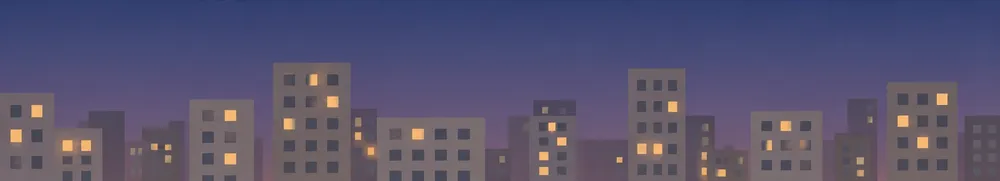
#> input picture web/r/apt_night.webp, 1000 x 181 px, shrunk from 2086 x 377 before the run
$ python map_windows.py ../web/r/apt_night.webp
#> lines starting #> are read from the running program, lines starting #| are printed output that depends on the picture; after the words box and inside, x2 and y2 are one past the last pixel; in counts of white or black regions, pixels touching at a corner belong together
#!/usr/bin/env python3
"""건너편 아파트 밤 그림(web/r/apt_night.webp)에서 창 사각형을 찾아 web/r/apt_windows.json으로 저장한다. WINDOW_PLAN.md 6장.

- 앞쪽 건물 벽(베이지·회색: 빨강 ≥ 파랑)으로 둘러싸인 어두운 사각형 = 꺼진 창, 노란 사각형 = 켜진 창.
  뒤쪽의 흐린 보랏빛 건물 창은 찾지 않는다(그대로 그림의 것).
- 저장: { "size": [그림 폭, 높이], "windows": [[x, y, 폭, 높이, 원래 켜짐 0/1], ...], "lit": [r,g,b], "dark": [r,g,b] }
  lit·dark는 그림 속 켜진 창·꺼진 창의 대표색(중앙값). 코드(js/weather.js)가 창마다 켜짐·꺼짐을 이 색으로 덮어 그린다.

쓰는 법:  python3 tools/map_windows.py   (고양시 폴더에서)
"""
import json, os
import numpy as np
from PIL import Image, ImageDraw
from scipy import ndimage as nd

R = os.path.join(os.path.dirname(os.path.abspath(__file__)), '..', 'web', 'r')
src = Image.open(os.path.join(R, 'apt_night.webp')).convert('RGB')
#> src is the input picture: PIL image 1000x181 RGB; mean R, G, B 88.2, 83.7, 111.3
im = np.array(src).astype(int)
h, w, _ = im.shape
#> h = 181; w = 1000
r, g, b = im[..., 0], im[..., 1], im[..., 2]
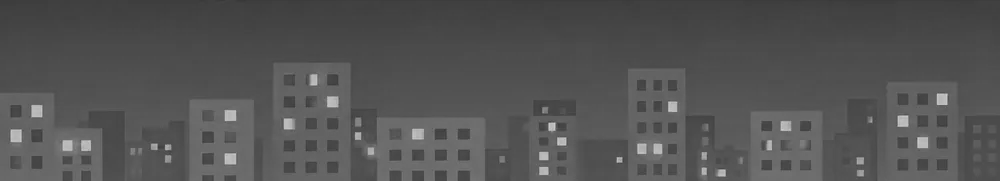
#> g: shape (181, 1000) int64; min 55, max 207, mean 83.7
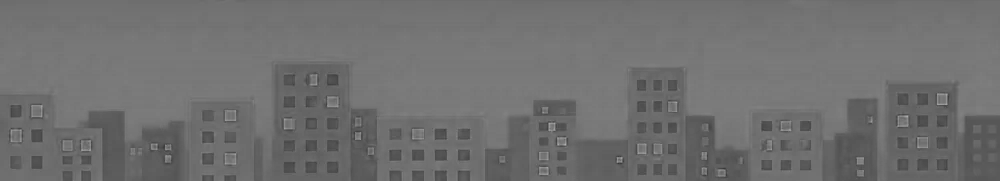
#> b: shape (181, 1000) int64; min 54, max 176, mean 111.3
lum = (r * 3 + g * 6 + b) / 10
lit = (r > 190) & (g > 140) & (b < 170) & (r - b > 50)
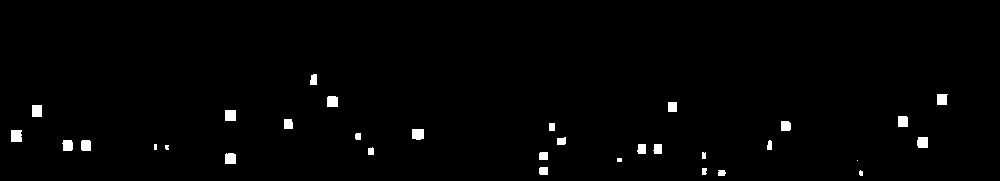
#> lit: shape (181, 1000) bool; 1.3% white; 32 white regions (3 under 20 px), largest, box (x1, y1, x2, y2) and area: (11, 130, 22, 142) 129, (412, 129, 424, 140) 125, (225, 110, 236, 121) 121
wall = (r >= b - 4) & (lum > 92) & ~lit
#> wall: shape (181, 1000) bool; 23.9% white; 47 white regions (21 under 20 px), largest, box (x1, y1, x2, y2) and area: (262, 63, 351, 181) 7600, (0, 94, 103, 181) 5843, (877, 83, 958, 181) 5722
# 그림 아래 끝에 걸친 창도 구멍으로 메워지게 맨 아래에 벽 한 줄을 덧대고 찾는다
pad = np.vstack([wall | lit, np.ones((1, w), bool)])
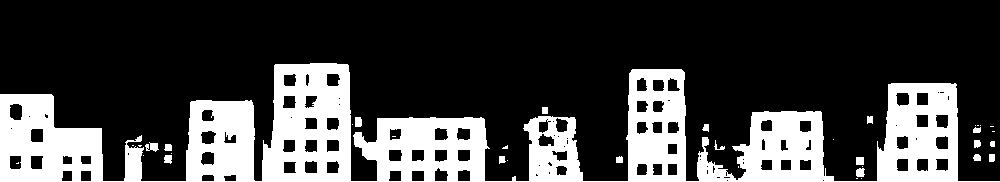
#> pad: shape (182, 1000) bool; 25.6% white; 37 white regions (19 under 20 px), largest, box (x1, y1, x2, y2) and area: (0, 63, 1000, 182) 45718, (145, 142, 159, 152) 85, (856, 168, 865, 177) 68
bld = nd.binary_fill_holes(pad)[:h]
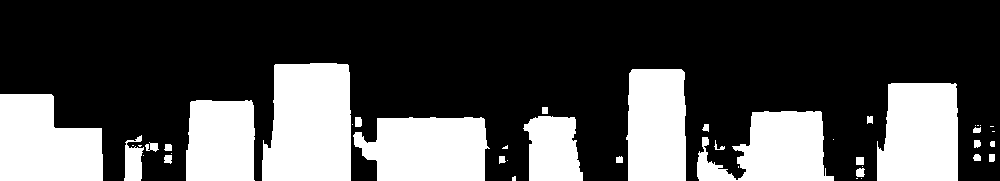
#> bld: shape (181, 1000) bool; 29.7% white; 44 white regions (18 under 20 px), largest, box (x1, y1, x2, y2) and area: (262, 63, 351, 181) 9442, (0, 94, 103, 181) 7267, (877, 83, 958, 181) 7262
cand = nd.binary_opening((bld & ~wall) | lit, iterations=1)
#> cand: shape (181, 1000) bool; 5.6% white; 105 white regions (7 under 20 px), largest, box (x1, y1, x2, y2) and area: (10, 104, 22, 120) 171, (31, 129, 43, 142) 152, (201, 131, 216, 144) 145
lab, n = nd.label(cand)
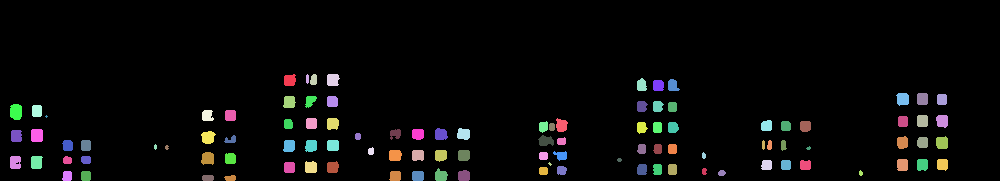
#> lab: shape (181, 1000) int32; 106 distinct labels, from 0 to 105; one colour per label, 0 black
#> n = 105
wins = []
for i, sl in enumerate(nd.find_objects(lab)):
    ys, xs = sl
    hh, ww = ys.stop - ys.start, xs.stop - xs.start
    if not (8 <= ww <= 40 and 8 <= hh <= 40 and 0.5 < ww / hh < 2):
        continue
    region = lab[sl] == i + 1
    if region.mean() < 0.6:
        continue
    on = int(lit[sl][region].mean() > 0.4)
    wins.append([int(xs.start), int(ys.start), int(ww), int(hh), on])
#> this loop made 105 passes
#> (hh, ww, on) on passes 1, 4, 5, 6, 7, 8, 9, 10, 11, 12, 13, 14: (12, 12, 0), (12, 13, 0), (13, 10, 0), (12, 12, 0), (11, 11, 0), (13, 13, 0), (12, 11, 0), (11, 10, 1), (12, 13, 0), (12, 12, 0), (11, 11, 1), (11, 11, 0)
#> (hh, ww) on passes 2, 3, 21, 36, 44, 56: (10, 3), (11, 7), (3, 3), (8, 6), (7, 6), (10, 3)
#> after the loop, wins = 85 items, first 6: [284, 74, 12, 12, 0], [327, 74, 13, 12, 0], [637, 78, 10, 13, 0], [668, 79, 12, 12, 0], [653, 80, 11, 11, 0], [896, 93, 13, 13, 0]
wins.sort(key=lambda q: (q[0], q[1]))
med = lambda m: [int(v) for v in np.median(im[m], axis=0)]
offm = np.zeros((h, w), bool)
for x, y, ww, hh, on in wins:
    if not on:
        offm[y + 2:y + hh - 2, x + 2:x + ww - 2] = True
#> this loop made 85 passes
#> (x, y, ww, hh, on) on passes 1 to 12: (10, 104, 12, 16, 0), (10, 156, 11, 13, 0), (11, 130, 11, 12, 1), (31, 129, 12, 13, 0), (31, 156, 12, 13, 0), (32, 105, 10, 12, 1), (62, 140, 11, 11, 1), (62, 171, 10, 10, 0), (63, 156, 9, 8, 0), (81, 140, 10, 11, 1), (81, 156, 10, 8, 0), (81, 171, 10, 10, 0)
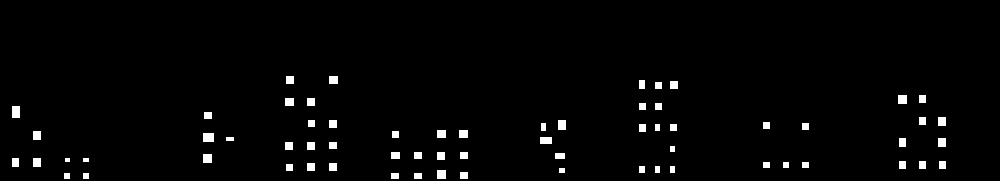
#> offm: shape (181, 1000) bool; 2.1% white; 66 white regions, largest, box (x1, y1, x2, y2) and area: (203, 133, 214, 142) 99, (12, 106, 20, 118) 96, (540, 137, 552, 144) 84
out = {'size': [w, h], 'lit': med(lit), 'dark': med(offm), 'windows': wins}
open(os.path.join(R, 'apt_windows.json'), 'w', encoding='utf-8').write(
    '{\n  "size": %s, "lit": %s, "dark": %s,\n  "windows": [\n%s\n  ]\n}\n' % (
        json.dumps(out['size']), json.dumps(out['lit']), json.dumps(out['dark']),
        ',\n'.join('    ' + json.dumps(q) for q in wins)))
print(f'창 {len(wins)}개 (원래 켜짐 {sum(q[4] for q in wins)}개), 켜진 색 {out["lit"]}, 꺼진 색 {out["dark"]}')
#| 창 85개 (원래 켜짐 19개), 켜진 색 [239, 184, 123], 꺼진 색 [76, 72, 83]
if '--show' in os.sys.argv:
    d = ImageDraw.Draw(src)
    for x, y, ww, hh, on in wins:
        d.rectangle([x, y, x + ww - 1, y + hh - 1], outline=(0, 255, 0) if on else (255, 0, 0))
    src.save('apt_windows_check.png')
    print('apt_windows_check.png 저장 (확인용)')
